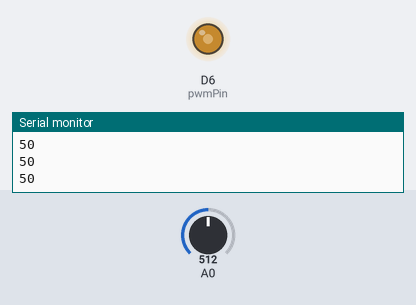
The sketch below on a simulated ESP8266 (NodeMCU). Shown: output pins drawn as LEDs (lit = HIGH), the last lines printed to the serial monitor. The inputs (shaded band) are chosen by the test bench; at power-on: A0 = 512.

Above: at 1.2 s.
1.3 s: A0 set to 716
At 2.0 s:
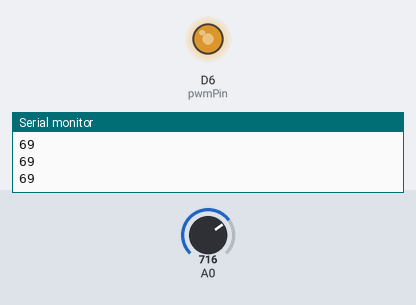
2.8 s: A0 set to 900
At 3.3 s:
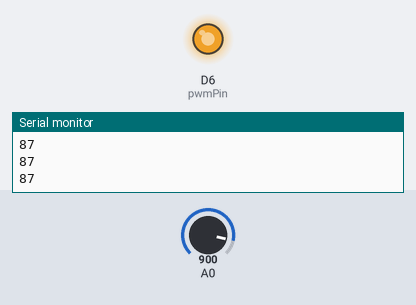
4.3 s: A0 set to 122
At 5.5 s:
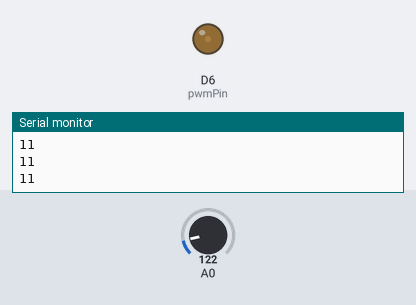
5.8 s: A0 set to 0
At 6.7 s:
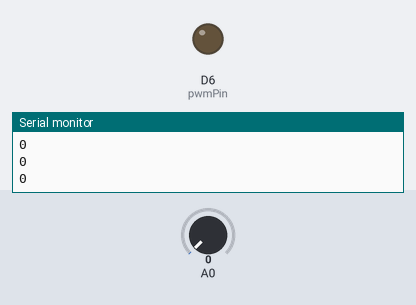
Timing chart, 0 to 8.3 s (numbered marks = the images above; inputs shaded):
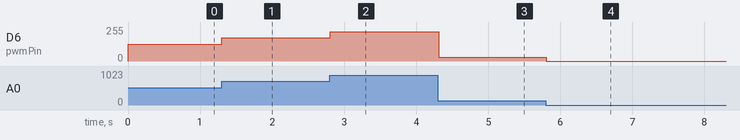

Measured:
- after the input at 1.3 s, D6 (pwmPin): 127/255 → 175/255 at once
- after the input at 2.8 s, D6 (pwmPin): 175/255 → 221/255 at once
- after the input at 4.3 s, D6 (pwmPin): 221/255 → 28/255 at once
- after the input at 5.8 s, D6 (pwmPin): 28/255 → 0/255 at once

The sketch:

6.ino
```cpp
const int pwmPin = D6;

void setup() {

  Serial.begin(9600);
  analogWriteRange(100);

}

void loop() {

  int sensorValue = analogRead(A0);
  int waterLevel = (sensorValue * 100 ) / 1024;
  analogWrite(pwmPin, waterLevel);
  Serial.println(waterLevel);
  delay(10);

}
```
